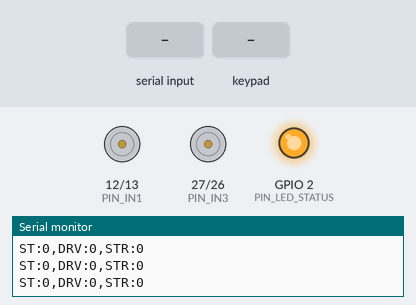
The sketch below on a simulated ESP32. Parts: motor-driver pin pairs drawn as motors (green arrow = first pin HIGH = forward, orange = second pin HIGH = backward, longer = more drive, scaled by the enable pin), output pins drawn as LEDs (lit = HIGH), the last lines printed to the serial monitor. Inputs (shaded band) come from the test bench.

Above: at 1.2 s.
1.3 s: "W" received over Serial
At 2.6 s:
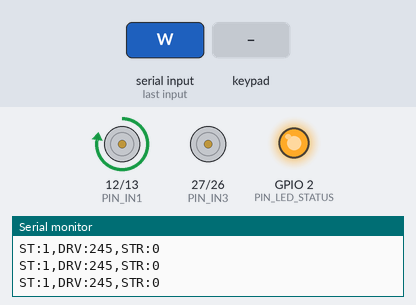
2.9 s: key 'L' pressed
At 3.11 s:
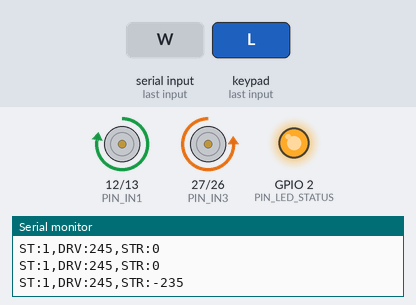
4.8 s: key 'R' pressed
At 5.0 s:
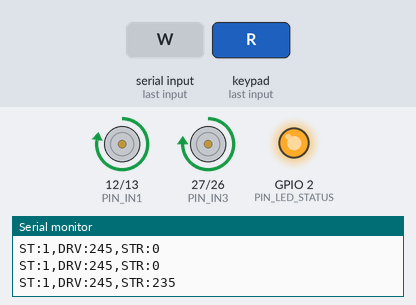
6.7 s: "S" received over Serial
At 7.4 s:
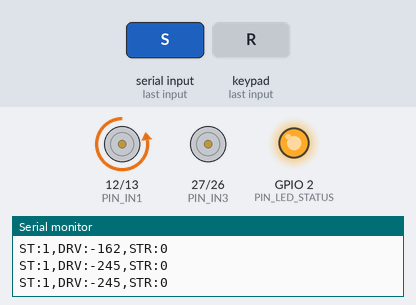
8.4 s: key 'X' pressed
At 8.76 s:
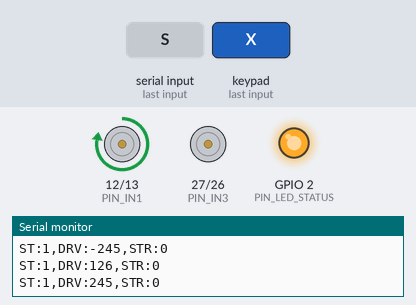
10.5 s: "A" received over Serial
At 11.5 s:
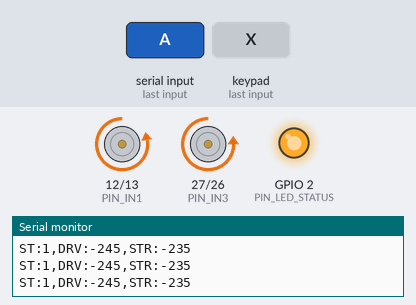
Timing chart, 0 to 13.0 s (numbered marks = the images above; inputs shaded):
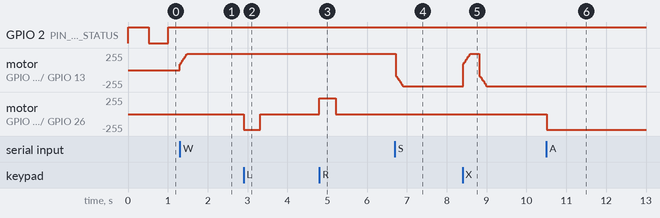

The sketch:

Auto_dabble.ino
```cpp
#define CUSTOM_SETTINGS
#define INCLUDE_GAMEPAD_MODULE
#include <DabbleESP32.h>
#include "ChassisActuator.h"

#include "soc/soc.h"
#include "soc/rtc_cntl_reg.h"

// Pines flanco derecho ESP32 (Traccion)
#define PIN_IN1 12
#define PIN_IN2 13
#define PIN_ENA 14

// Pines de Direccion (Intercambiados 27 y 26 para corregir sentido fisico)
#define PIN_IN3 27
#define PIN_IN4 26
#define PIN_ENB 25

// Pin LED de estado integrado en placa
#define PIN_LED_STATUS 2

/**
 * @enum VehicleState
 * @brief Estados principales de la Maquina de Estados Finitos (FSM) en el ESP32.
 */
enum VehicleState {
  STATE_STANDBY,
  STATE_ACTIVE,
  STATE_BRAKE
};

ChassisActuator car(PIN_IN1, PIN_IN2, PIN_ENA, PIN_IN3, PIN_IN4, PIN_ENB);
VehicleState currentState = STATE_STANDBY;

int currentSpeed = 0;
int pcSpeed = 0;
int pcSteer = 0;
unsigned long lastTelemetryTime = 0;

// Parametros calibrados de potencia y compensacion de zona muerta
const int MIN_START_PWM = 90;  // Impulso inicial inmediato para vencer friccion
const int MAX_DRIVE_PWM = 245; // Potencia maxima de traccion aumentada
const int STEER_PWM = 235;     // Fuerza de direccion aumentada para doblar con firmeza
const int RAMP_STEP = 18;      // Escalones agiles de aceleracion

/**
 * @brief Inicializa registros de energia, reloj de CPU, Bluetooth, UART y puente H.
 */
void setup() {
  WRITE_PERI_REG(RTC_CNTL_BROWN_OUT_REG, 0);
  setCpuFrequencyMhz(80);

  pinMode(PIN_LED_STATUS, OUTPUT);
  Serial.begin(115200);
  Dabble.begin("Auto_Nicolas");
  car.begin();
}

/**
 * @brief Bucle principal que coordina entradas, maquina de estados, LED y telemetria.
 */
void loop() {
  Dabble.processInput();
  readPCCharNonBlocking();
  executeStateMachine();
  updateLedIndicator();
  delay(20);
}

/**
 * @brief Evalua las entradas de Dabble y PC y ejecuta la Maquina de Estados.
 */
void executeStateMachine() {
  // 1. Determinacion de estado y calculo de traccion
  if (GamePad.isSquarePressed()) {
    currentState = STATE_BRAKE;
    currentSpeed = 0;
    pcSpeed = 0;
  }
  else if (GamePad.isCrossPressed() || pcSpeed > 0) {
    currentState = STATE_ACTIVE;
    if (currentSpeed < MIN_START_PWM) currentSpeed = MIN_START_PWM;
    else {
      currentSpeed += RAMP_STEP;
      if (currentSpeed > MAX_DRIVE_PWM) currentSpeed = MAX_DRIVE_PWM;
    }
  }
  else if (GamePad.isCirclePressed() || pcSpeed < 0) {
    currentState = STATE_ACTIVE;
    if (currentSpeed > -MIN_START_PWM) currentSpeed = -MIN_START_PWM;
    else {
      currentSpeed -= RAMP_STEP;
      if (currentSpeed < -MAX_DRIVE_PWM) currentSpeed = -MAX_DRIVE_PWM;
    }
  }
  else {
    currentSpeed = 0;
  }

  car.setDrive(currentSpeed);

  // 2. Calculo de direccion
  int steerOut = 0;
  if (GamePad.isLeftPressed() || pcSteer < 0) {
    steerOut = -STEER_PWM;
    if (currentState != STATE_BRAKE) currentState = STATE_ACTIVE;
  }
  else if (GamePad.isRightPressed() || pcSteer > 0) {
    steerOut = STEER_PWM;
    if (currentState != STATE_BRAKE) currentState = STATE_ACTIVE;
  }

  car.setSteering(steerOut);

  // 3. Retorno a reposo si no hay actividad
  if (currentSpeed == 0 && steerOut == 0 && !GamePad.isSquarePressed() && currentState != STATE_BRAKE) {
    currentState = STATE_STANDBY;
  }

  // 4. Transmision de telemetria bidireccional a Processing
  sendTelemetry(steerOut);
}

/**
 * @brief Lee comandos de un caracter desde Processing en 1 microsegundo sin bloquear.
 */
void readPCCharNonBlocking() {
  while (Serial.available() > 0) {
    char c = Serial.read();
    if (c == 'W' || c == 'w') { pcSpeed = MAX_DRIVE_PWM; currentState = STATE_ACTIVE; }
    else if (c == 'S' || c == 's') { pcSpeed = -MAX_DRIVE_PWM; currentState = STATE_ACTIVE; }
    else if (c == 'F' || c == 'f') { pcSpeed = 0; if (pcSteer == 0) currentState = STATE_STANDBY; }
    else if (c == 'A' || c == 'a') { pcSteer = -STEER_PWM; currentState = STATE_ACTIVE; }
    else if (c == 'D' || c == 'd') { pcSteer = STEER_PWM; currentState = STATE_ACTIVE; }
    else if (c == 'C' || c == 'c') { pcSteer = 0; if (pcSpeed == 0) currentState = STATE_STANDBY; }
    else if (c == 'X' || c == 'x') { pcSpeed = 0; pcSteer = 0; currentState = STATE_BRAKE; }
  }
}

/**
 * @brief Controla el LED integrado (GPIO 2) para reflejar visualmente el estado FSM.
 */
void updateLedIndicator() {
  if (currentState == STATE_STANDBY) {
    // Parpadeo lento (1 Hz) en espera
    digitalWrite(PIN_LED_STATUS, (millis() % 1000) < 500);
  } else if (currentState == STATE_ACTIVE) {
    // Encendido continuo en movimiento
    digitalWrite(PIN_LED_STATUS, HIGH);
  } else {
    // Parpadeo rapido (5 Hz) en freno de emergencia
    digitalWrite(PIN_LED_STATUS, (millis() % 200) < 100);
  }
}

/**
 * @brief Envia el estado actual y valores PWM hacia la PC cada 200 ms.
 * @param steerVal Valor PWM actual aplicado al eje de direccion.
 */
void sendTelemetry(int steerVal) {
  if (millis() - lastTelemetryTime >= 200) {
    lastTelemetryTime = millis();
    Serial.print("ST:");
    Serial.print((int)currentState);
    Serial.print(",DRV:");
    Serial.print(currentSpeed);
    Serial.print(",STR:");
    Serial.println(steerVal);
  }
}
```

ChassisActuator.cpp
```cpp
#include "ChassisActuator.h"

/**
 * @brief Inicializa los atributos privados con los pines del puente H.
 */
ChassisActuator::ChassisActuator(int in1, int in2, int ena, int in3, int in4, int enb) {
    pinIN1 = in1; pinIN2 = in2; pinENA = ena;
    pinIN3 = in3; pinIN4 = in4; pinENB = enb;
}

/**
 * @brief Configura los pines como salidas digitales y enlaza el PWM en Core 3.x.
 */
void ChassisActuator::begin() {
    pinMode(pinIN1, OUTPUT); pinMode(pinIN2, OUTPUT); pinMode(pinENA, OUTPUT);
    pinMode(pinIN3, OUTPUT); pinMode(pinIN4, OUTPUT); pinMode(pinENB, OUTPUT);

    // Frecuencia de 1000 Hz: par optimo de arranque en transistores bipolares L298N
    ledcAttach(pinENA, 1000, 8);
    ledcAttach(pinENB, 1000, 8);
}

/**
 * @brief Acciona el Canal A del L298N (Traccion trasera).
 */
void ChassisActuator::setDrive(int speed) {
    speed = constrain(speed, -255, 255);
    if (speed > 0) {
        digitalWrite(pinIN1, HIGH); digitalWrite(pinIN2, LOW);
        ledcWrite(pinENA, speed);
    } else if (speed < 0) {
        digitalWrite(pinIN1, LOW); digitalWrite(pinIN2, HIGH);
        ledcWrite(pinENA, -speed);
    } else {
        digitalWrite(pinIN1, LOW); digitalWrite(pinIN2, LOW);
        ledcWrite(pinENA, 0);
    }
}

/**
 * @brief Acciona el Canal B del L298N (Direccion delantera).
 */
void ChassisActuator::setSteering(int force) {
    force = constrain(force, -255, 255);
    if (force > 0) {
        digitalWrite(pinIN3, HIGH); digitalWrite(pinIN4, LOW);
        ledcWrite(pinENB, force);
    } else if (force < 0) {
        digitalWrite(pinIN3, LOW); digitalWrite(pinIN4, HIGH);
        ledcWrite(pinENB, -force);
    } else {
        digitalWrite(pinIN3, LOW); digitalWrite(pinIN4, LOW);
        ledcWrite(pinENB, 0);
    }
}
```

ChassisActuator.h
```cpp
#ifndef CHASSIS_ACTUATOR_H
#define CHASSIS_ACTUATOR_H

#include <Arduino.h>

/**
 * @class ChassisActuator
 * @brief Libreria propia para el control de traccion y direccion mediante puente H L298N.
 */
class ChassisActuator {
  private:
    int pinIN1, pinIN2, pinENA;
    int pinIN3, pinIN4, pinENB;

  public:
    /**
     * @brief Constructor que asigna los pines fisicos del flanco derecho del ESP32.
     */
    ChassisActuator(int in1, int in2, int ena, int in3, int in4, int enb);

    /**
     * @brief Inicializa los pines GPIO y configura los generadores PWM a 1 kHz.
     */
    void begin();

    /**
     * @brief Controla la velocidad y sentido del motor trasero de traccion.
     * @param speed Valor PWM entre -255 (reversa) y 255 (avance).
     */
    void setDrive(int speed);

    /**
     * @brief Controla la fuerza y sentido del motor delantero de direccion.
     * @param force Valor PWM entre -255 (izquierda) y 255 (derecha).
     */
    void setSteering(int force);
};

#endif
```

Measured:
- after the input at 1.3 s, GPIO 2 (PIN_LED_STATUS): stays HIGH (without the input it goes to LOW after 0.21 s); motor on GPIO 12 (PIN_IN1) / GPIO 13 (PIN_IN2): moves from stopped to forward 244/255 over 0.19 s, starting at once
- after the input at 2.9 s, motor on GPIO 27 (PIN_IN3) / GPIO 26 (PIN_IN4): stopped → backward 234/255 at once, → stopped 0.41 s later
- after the input at 4.8 s, motor on GPIO 27 (PIN_IN3) / GPIO 26 (PIN_IN4): stopped → forward 234/255 at once, → stopped 0.41 s later
- after the input at 6.7 s, motor on GPIO 12 (PIN_IN1) / GPIO 13 (PIN_IN2): moves from forward 244/255 to backward 244/255 over 0.19 s, starting at once
- after the input at 8.4 s, motor on GPIO 12 (PIN_IN1) / GPIO 13 (PIN_IN2): rises from backward 244/255 to forward 244/255 in 0.18 s, then falls to backward 244/255 in 0.41 s
- after the input at 10.5 s, motor on GPIO 27 (PIN_IN3) / GPIO 26 (PIN_IN4): stopped → backward 234/255 at once
